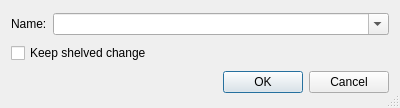
<?xml version="1.0" encoding="UTF-8"?>
<ui version="4.0">
 <class>HgUnshelveDataDialog</class>
 <widget class="QDialog" name="HgUnshelveDataDialog">
  <property name="geometry">
   <rect>
    <x>0</x>
    <y>0</y>
    <width>400</width>
    <height>108</height>
   </rect>
  </property>
  <property name="windowTitle">
   <string>Dialog</string>
  </property>
  <property name="sizeGripEnabled">
   <bool>true</bool>
  </property>
  <layout class="QGridLayout" name="gridLayout">
   <item row="0" column="0">
    <widget class="QLabel" name="label">
     <property name="text">
      <string>Name:</string>
     </property>
    </widget>
   </item>
   <item row="0" column="1">
    <widget class="QComboBox" name="nameComboBox">
     <property name="sizePolicy">
      <sizepolicy hsizetype="Expanding" vsizetype="Fixed">
       <horstretch>0</horstretch>
       <verstretch>0</verstretch>
      </sizepolicy>
     </property>
     <property name="toolTip">
      <string>Enter the name of the shelve</string>
     </property>
     <property name="editable">
      <bool>true</bool>
     </property>
    </widget>
   </item>
   <item row="1" column="0" colspan="2">
    <widget class="QCheckBox" name="keepCheckBox">
     <property name="toolTip">
      <string>Select to keep the shelved change</string>
     </property>
     <property name="text">
      <string>Keep shelved change</string>
     </property>
    </widget>
   </item>
   <item row="2" column="0" colspan="2">
    <widget class="QDialogButtonBox" name="buttonBox">
     <property name="orientation">
      <enum>Qt::Horizontal</enum>
     </property>
     <property name="standardButtons">
      <set>QDialogButtonBox::Cancel|QDialogButtonBox::Ok</set>
     </property>
    </widget>
   </item>
  </layout>
 </widget>
 <tabstops>
  <tabstop>nameComboBox</tabstop>
  <tabstop>keepCheckBox</tabstop>
  <tabstop>buttonBox</tabstop>
 </tabstops>
 <resources/>
 <connections>
  <connection>
   <sender>buttonBox</sender>
   <signal>accepted()</signal>
   <receiver>HgUnshelveDataDialog</receiver>
   <slot>accept()</slot>
   <hints>
    <hint type="sourcelabel">
     <x>248</x>
     <y>254</y>
    </hint>
    <hint type="destinationlabel">
     <x>157</x>
     <y>274</y>
    </hint>
   </hints>
  </connection>
  <connection>
   <sender>buttonBox</sender>
   <signal>rejected()</signal>
   <receiver>HgUnshelveDataDialog</receiver>
   <slot>reject()</slot>
   <hints>
    <hint type="sourcelabel">
     <x>316</x>
     <y>260</y>
    </hint>
    <hint type="destinationlabel">
     <x>286</x>
     <y>274</y>
    </hint>
   </hints>
  </connection>
 </connections>
</ui>
